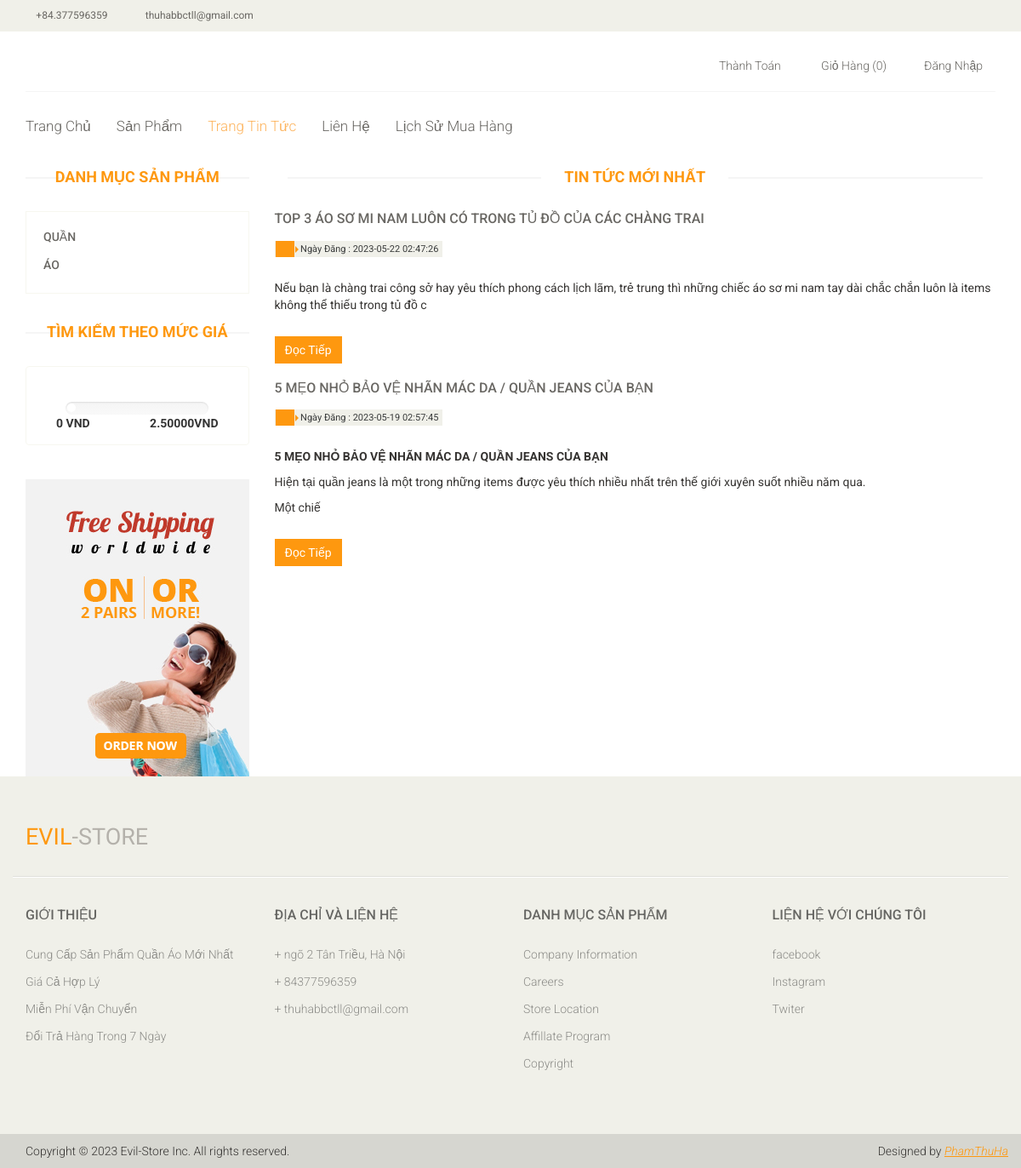
Screenshot of /blog.php with the database file from the repository.
### tables this page shows
CREATE TABLE `cat` (
  `id_cat` int(11) NOT NULL,
  `name_cat` varchar(50) NOT NULL
);

CREATE TABLE `blog` (
  `id_blog` int(11) NOT NULL,
  `title` varchar(255) NOT NULL,
  `preview_text` varchar(255) NOT NULL,
  `content` text NOT NULL,
  `created_at` timestamp NOT NULL DEFAULT current_timestamp() ON UPDATE current_timestamp()
);

### db/utf8tolatintutil.php (called while the page is built)
<?php
function utf8ToLatin($text) {
	$text = str_replace(
	array(' ','&quot;','%',"/"," - ",":",'<','>','?',"#","^","`","'","=","!",":",".","..","*","&","__","- "," -","  ",',','`','“','”','"'),
	array(' ','','' ,''," "," "," ","","","",""," ",""," "," "," ","","","","",""," "," "," ",'','','','',''),
	$text);
	$chars = array("a","A","e","E","o","O","u","U","i","I","d", "D","y","Y");
	$uni[0] = array("á","à","ạ","ả","ã","â","ấ","ầ","ậ","ẩ","ẫ","ă","ắ","ằ","ặ","ẳ","ẵ");
	$uni[1] = array("Á","À","Ạ","Ả","Ã","Â","Ấ","Ầ","Ậ","Ẩ","Ẫ","Ă","Ắ","Ằ","Ặ","Ẳ","Ẵ");
	$uni[2] = array("é","è","ẹ","ẻ","ẽ","ê","ế","ề","ệ","ể","ễ");
	$uni[3] = array("É","È","Ẹ","Ẻ","Ẽ","Ê","Ế","Ề","Ệ","Ể","Ễ");
	$uni[4] = array("ó","ò","ọ","ỏ","õ","ô","ố","ồ","ộ","ổ","ỗ","ơ","ớ","ờ","ợ","ở","ỡ");
	$uni[5] = array("Ó","Ò","Ọ","Ỏ","Õ","Ô","Ố","Ồ","Ộ","Ổ","Ỗ","Ơ","Ớ","Ờ","Ợ","Ở","Ỡ");
	$uni[6] = array("ú","ù","ụ","ủ","ũ","ư","ứ","ừ","ự","ử","ữ");
	$uni[7] = array("Ú","Ù","Ụ","Ủ","Ũ","Ư","Ứ","Ừ","Ự","Ử","Ữ");
	$uni[8] = array("í","ì","ị","ỉ","ĩ");
	$uni[9] = array("Í","Ì","Ị","Ỉ","Ĩ");
	$uni[10] = array("đ");
	$uni[11] = array("Đ");
	$uni[12] = array("ý","ỳ","ỵ","ỷ","ỹ");
	$uni[13] = array("Ý","Ỳ","Ỵ","Ỷ","Ỹ");
	for($i=0; $i<=13; $i++) {
		$text = str_replace($uni[$i],$chars[$i],$text);
	}
	$text = str_replace(' ', '-', $text);
	$text = strtolower($text);
	return $text;
}
?>

### blog.php (the view, shortened to what this page needs)
<?php require_once './template/public/inc/header.php'?>
	<section>
		<div class="container">
			<div class="row">
				<?php require_once './template/public/inc/left-sidebar.php'?>
				<div class="col-sm-9">
					<div class="blog-post-area">
						<h2 class="title text-center">Tin Tức Mới Nhất</h2>
						<?php
						$qr = mysqli_query($conn,"SELECT * FROM blog ORDER BY id_blog DESC");
						while($row_blog = mysqli_fetch_assoc($qr)) {
							$id = $row_blog['id_blog'];
							$name = $row_blog['title'];
							$replaceName = utf8ToLatin($name);
							$url = $replaceName.'-'.$id.'.html';
						?>
						<div class="single-blog-post">
							<h3><?php echo $row_blog['title']?></h3>
							<div class="post-meta">
								<ul>
									<li><i class="fa fa-calendar"></i>Ngày Đăng : <?php echo $row_blog['created_at']?></li>
								</ul>
								<span>
									<i class="fa fa-star"></i>
									<i class="fa fa-star"></i>
									<i class="fa fa-star"></i>
									<i class="fa fa-star"></i>
									<i class="fa fa-star-half-o"></i>
								</span>
							</div>
							<p><?php echo $row_blog['preview_text']?></p>
							<a  class="btn btn-primary" href="<?php echo $url ?>">Đọc Tiếp</a>
						</div>
					 <?php
					 }
					 ?>
					</div>
				</div>
			</div>
		</div>
	</section>
<?php require_once './template/public/inc/footer.php'?>

### template/public/inc/left-sidebar.php (shortened to what this page needs)
<div class="col-sm-3">
	<div class="left-sidebar">
		<h2>Danh Mục Sản Phẩm</h2>
		<div class="panel-group category-products" id="accordian">
			<?php
			$qr = mysqli_query($conn, "SELECT * FROM cat");
			while ($row_cat = mysqli_fetch_assoc($qr)) {
			?>
				<div class="panel panel-default">
					<div class="panel-heading">
						<h4 class="panel-title">
							<a data-toggle="collapse" data-parent="#accordian" href="#<?php echo $row_cat['id_cat'] ?>">
								<span class="badge pull-right"><i class="fa fa-plus"></i></span>
								<?php echo $row_cat['name_cat'] ?>
							</a>
						</h4>
					</div>
				</div>
			<?php
			}
			?>
		</div>
		<div class="price-range">
			<h2>Tìm Kiếm Theo Mức Giá</h2>
			<div class="well text-center">
				<form action="" method="GET">
					<input type="text" name="priceS" data-slider-min="100000" data-slider-max="2500000" data-slider-step="50000" id="sl2"><br />
					<b class="pull-left"> 0 VND</b> <b class="pull-right"> 2.50000VND</b>
				</form>
			</div>
		</div>
		<div class="shipping text-center">
			<img src="./images/home/shipping.jpg" alt="" />
		</div>
	</div>
</div>

### template/public/css/main.css (style rules this page uses)
body { font-family: 'Roboto', sans-serif; position: relative; font-weight: 400px; }
ul li { list-style: none; }
a { -webkit-transition: 300ms; transition: 300ms; }
h1, h2, h3, h4, h5, h6 { font-family: 'Roboto', sans-serif; }
.category-products { border: 1px solid #F7F7F0; margin-bottom: 35px; padding-bottom: 20px; padding-top: 15px; }
.left-sidebar h2, .brands_products h2 { color: #FE980F; font-family: 'Roboto', sans-serif; font-size: 18px; font-weight: 700; margin: 0 auto 30px; text-align: center; text-transform: uppercase; position: relative; z-index: 3; }
.left-sidebar h2:after, h2.title:after { content: " "; position: absolute; border: 1px solid #f5f5f5; bottom: 8px; left: 0; width: 100%; height: 0; z-index: -2; }
.left-sidebar h2:before { content: " "; position: absolute; background: #fff; bottom: -6px; width: 130px; height: 30px; z-index: -1; left: 50%; margin-left: -65px; }
h2.title:before { content: " "; position: absolute; background: #fff; bottom: -6px; width: 220px; height: 30px; z-index: -1; left: 50%; margin-left: -110px; }
.category-products .panel { background-color: #FFFFFF; border: 0px; border-radius: 0px; -webkit-box-shadow: none; box-shadow: none; margin-bottom: 0px; }
.category-products .panel-default .panel-heading { background-color: #FFFFFF; border: 0 none; color: #FFFFFF; padding: 5px 20px; }
.category-products .panel-default .panel-heading .panel-title a { color: #696763; font-family: 'Roboto', sans-serif; font-size: 14px; text-decoration: none; text-transform: uppercase; }
.category-products .badge { background: none; border-radius: 10px; color: #696763; display: inline-block; font-size: 12px; font-weight: bold; line-height: 1; min-width: 10px; padding: 3px 7px; text-align: center; vertical-align: baseline; white-space: nowrap; }
.shipping { background-color: #F2F2F2; margin-top: 40px; overflow: hidden; padding-top: 20px; position: relative; }
.price-range { margin-top: 30px; }
.well { background-color: #FFFFFF; border: 1px solid #F7F7F0; border-radius: 4px; -webkit-box-shadow: none; box-shadow: none; margin-bottom: 20px; min-height: 20px; padding: 35px; }
h2.title { color: #FE980F; font-family: 'Roboto', sans-serif; font-size: 18px; font-weight: 700; margin: 0 15px; text-transform: uppercase; margin-bottom: 30px; position: relative; }
.blog-post-area .single-blog-post h3 { color: #696763; font-size: 16px; font-family: 'Roboto', sans-serif; text-transform: uppercase; font-weight: 500; margin-bottom: 17px; }
.blog-post-area .single-blog-post p { color: #363432 }
.blog-post-area .post-meta { display: block; margin-bottom: 25px; overflow: hidden; }
.blog-post-area .post-meta ul { padding: 0; display: inline; }
.blog-post-area .post-meta ul li { background: #F0F0E9; float: left; margin-right: 10px; padding: 0 5px; font-size: 11px; color: #393b3b; position: relative; }
.blog-post-area .post-meta ul li i { background: #FE980F; color: #FFFFFF; margin-left: -4px; margin-right: 7px; padding: 4px 7px; }
.sinlge-post-meta li i:after, .blog-post-area .post-meta ul li i:after { content: ""; position: absolute; width: auto; height: auto; border-color: transparent transparent transparent #FE980F; border-width: 4px; border-style: solid; top: 6px; left: 24px }
.post-meta span { float: right; }
.post-meta span i { color: #FE980F }
.blog-post-area .single-blog-post .btn-primary { background: #FE980F; border: medium none; border-radius: 0; color: #FFFFFF; margin-top: 17px; }
.btn.btn-primary { background: #FE980F; border: 0 none; border-radius: 0; margin-top: 16px; }

### rows the page displays
cat: name_cat "QUẦN"
cat: name_cat "ÁO"
blog: title "TOP 3 ÁO SƠ MI NAM LUÔN CÓ TRONG TỦ ĐỒ CỦA CÁC CHÀNG TRAI", created_at "2023-05-22 02:47:26", preview_text "Nếu bạn là chàng trai công sở hay yêu thích phong cách lịch lãm, trẻ trung thì những chiếc áo sơ mi nam tay dài chắc chắn luôn là items không thể thiếu trong tủ đồ c"
blog: title "5 MẸO NHỎ BẢO VỆ NHÃN MÁC DA / QUẦN JEANS CỦA BẠN", created_at "2023-05-19 02:57:45", preview_text "5 MẸO NHỎ BẢO VỆ NHÃN MÁC DA / QUẦN JEANS CỦA BẠN Hiện tại quần jeans là một trong những items được yêu thích nhiều nhất trên thế giới xuyên suốt nhiều năm qua. Một chiế"

### other values shown
count($cart) "0"
